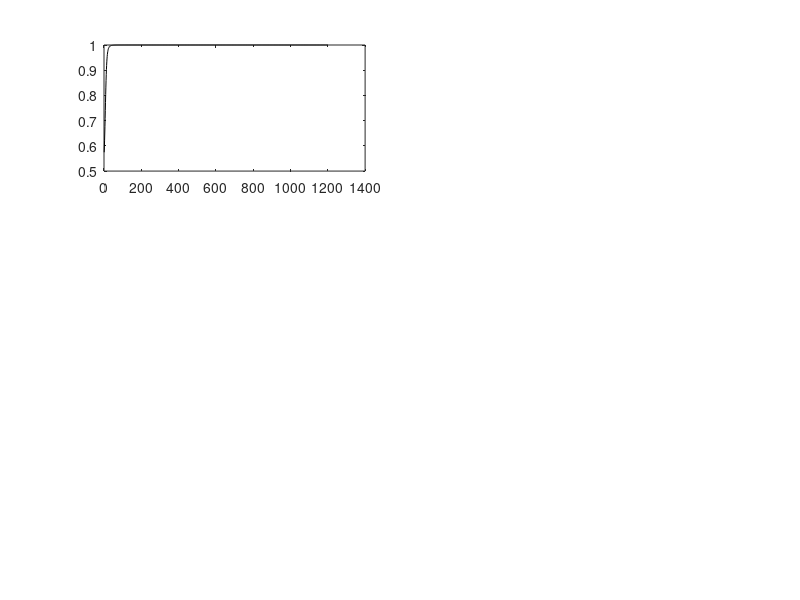

Source code (MATLAB): (Note: this script raises an error after producing the figure.)


close all
figure('Position',[100,100,750,650]);
Q = 10;
N = 1200 ;
fs = 10;


alphaS = [0.1,1,1,10,50,200];

for n = 0:5
    
    subplot(3,2,n+1)
    
    for i=1:200    
        alpha = alphaS(n+1);
        rs = rand(3,1)*5+1;
        r1s = rs(1); r2s = rs(2);r3s = rs(3);

        for j = 1:N
            c1 = r1s(end).^4;
            c2 = r2s(end).^4;
            
            Q1 = c1/(c1+c2)*Q;
            Q2 = c2/(c1+c2)*Q;
            r1s = [r1s,r1s(end) + alpha*Q1/r1s(end).^n];
            r2s = [r2s,r2s(end) + alpha*Q2/r2s(end).^n];
        end    

        c1s = r1s.^4;
        c2s = r2s.^4;

        p1 = plot(c1s./(c1s+c2s),'-k'); hold on;
        p1.Color(4) = 0.2;

    end
    drawnow
    xlim([0,N]);

    xlabel('Iteration','Interpreter','latex');
    ylabel('$Q_1 / Q$','Interpreter','latex');
    set(gca,'TickLabelInterpreter','latex');
    set(gca,'fontSize',fs);
    title(sprintf('$n=%d$',n),'Interpreter','latex');
end
    
% plot([0,4000],[1/3,1/3],'-r','LineWidth',3)